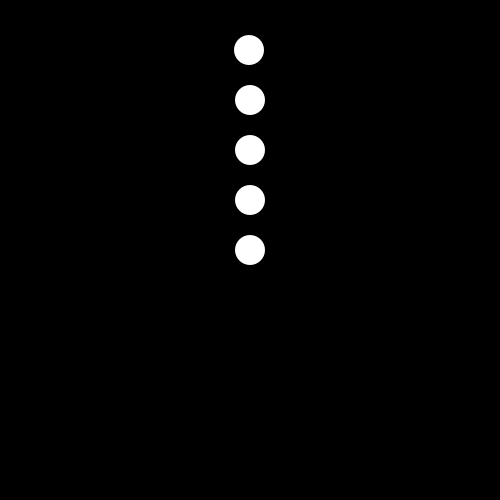
Frame 1 (no input)
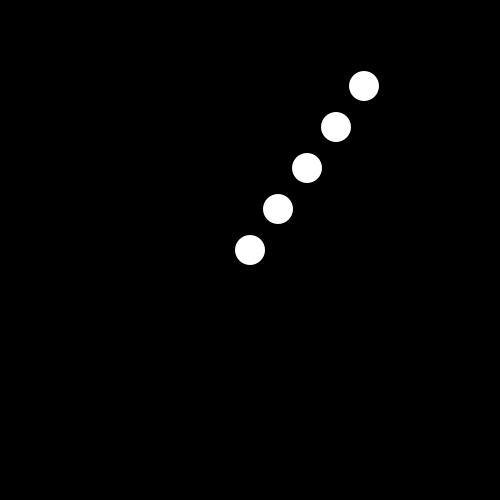
Frame 60 (the mouse pressed at the canvas centre just before this capture)
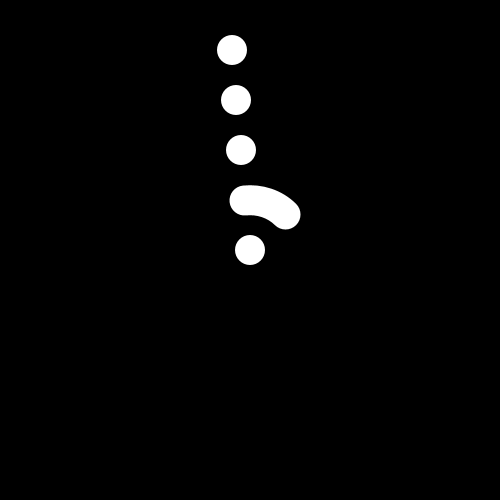
Frame 120 (the mouse held since frame 60 and released just before this capture)

The Processing sketch that drew these frames (run headless with seeded random() and noise(); from frame 60 on, the mouse is pressed at the canvas centre):

// Processing sketch: processing_149358
// ── processing_149358.pde

void setup() {
  size(500, 500);
  background(0);
  noStroke();
  fill(255);
  ellipseMode(RADIUS);
  frameRate(24);
  smooth();
}

//Origo
int ox = 250;
int oy = 250;
//Distances
int d1 = 50;
int d2 = 100;
int d3 = 150;
int d4 = 200;
//Radius
int rds = 15;
//Coordinates
int px0,py0,px1,py1,px2,py2,px3,py3,px4,py4;
//Rotation angle
int rot = 90;

//Compute coordinates
void fivepoint(float deg) {
  px0 = ox; py0 = oy; 
  px1 = int(ox + d1 * cos(radians(deg))); py1 = int(oy - d1 * sin(radians(deg)));
  px2 = int(ox + d2 * cos(radians(deg))); py2 = int(oy - d2 * sin(radians(deg)));
  px3 = int(ox + d3 * cos(radians(deg))); py3 = int(oy - d3 * sin(radians(deg)));
  px4 = int(ox + d4 * cos(radians(deg))); py4 = int(oy - d4 * sin(radians(deg)));
}

void draw() {
  //Act one (90 degree)
  if (frameCount<=24) {
    fivepoint(90);

    noStroke();
    fill(255);
    ellipse(px0,py0,rds,rds);
    ellipse(px1,py1,rds,rds);
    ellipse(px2,py2,rds,rds);
    ellipse(px3,py3,rds,rds);
    ellipse(px4,py4,rds,rds);
  }

  //Act two (90->45 dgree)
  if ((frameCount>24) && (frameCount<=69)) {
     background(0);
     fivepoint(float(rot));
     
     noStroke();
     fill(255);
     ellipse(px0,py0,rds,rds);
     ellipse(px1,py1,rds,rds);
     ellipse(px2,py2,rds,rds);
     ellipse(px3,py3,rds,rds);
     ellipse(px4,py4,rds,rds);
     rot--;
  }
  
  //Act three (45->135 dgree)
  if ((frameCount>69) && (frameCount<=159)) {
     background(0);
     fivepoint(float(rot));
     
     noStroke();
     fill(255);
     ellipse(px0,py0,rds,rds);
     noFill();
     stroke(255);
     strokeWeight(2*rds);
     arc (px0,py0,d1,d1,radians(359-rot),radians(315));
     noStroke();
     fill(255);
     ellipse(px2,py2,rds,rds);
     ellipse(px3,py3,rds,rds);
     ellipse(px4,py4,rds,rds);
     rot++;
  }

  //Act four (135->45 dgree)
  if ((frameCount>159) && (frameCount<=249)) {
     background(0);
     fivepoint(float(rot));
     
     noStroke();
     fill(255);
     ellipse(px0,py0,rds,rds);
     noFill();
     stroke(255);
     strokeWeight(2*rds);
     arc (px0,py0,d1,d1,radians(225),radians(315));
     arc (px0,py0,d2,d2,radians(225),radians(361-rot));
     noStroke();
     fill(255);
     ellipse(px3,py3,rds,rds);
     ellipse(px4,py4,rds,rds);
     rot--;
  }

  //Act five (45->135 dgree)
  if ((frameCount>249) && (frameCount<=339)) {
     background(0);
     fivepoint(float(rot));
     
     noStroke();
     fill(255);
     ellipse(px0,py0,rds,rds);
     noFill();
     stroke(255);
     strokeWeight(2*rds);
     arc (px0,py0,d1,d1,radians(225),radians(315));
     arc (px0,py0,d2,d2,radians(225),radians(315));
     arc (px0,py0,d3,d3,radians(359-rot),radians(315));
     noStroke();
     fill(255);
     ellipse(px4,py4,rds,rds);
     rot++;
  }

  //Act six (45->135 dgree)
  if ((frameCount>339) && (frameCount<=429)) {
     background(0);
     fivepoint(float(rot));
     
     noStroke();
     fill(255);
     ellipse(px0,py0,rds,rds);
     noFill();
     stroke(255);
     strokeWeight(2*rds);
     arc (px0,py0,d1,d1,radians(225),radians(315));
     arc (px0,py0,d2,d2,radians(225),radians(315));
     arc (px0,py0,d3,d3,radians(225),radians(315));
     arc (px0,py0,d4,d4,radians(225),radians(361-rot));
     noStroke();
     fill(255);
     rot--;
  }
}
